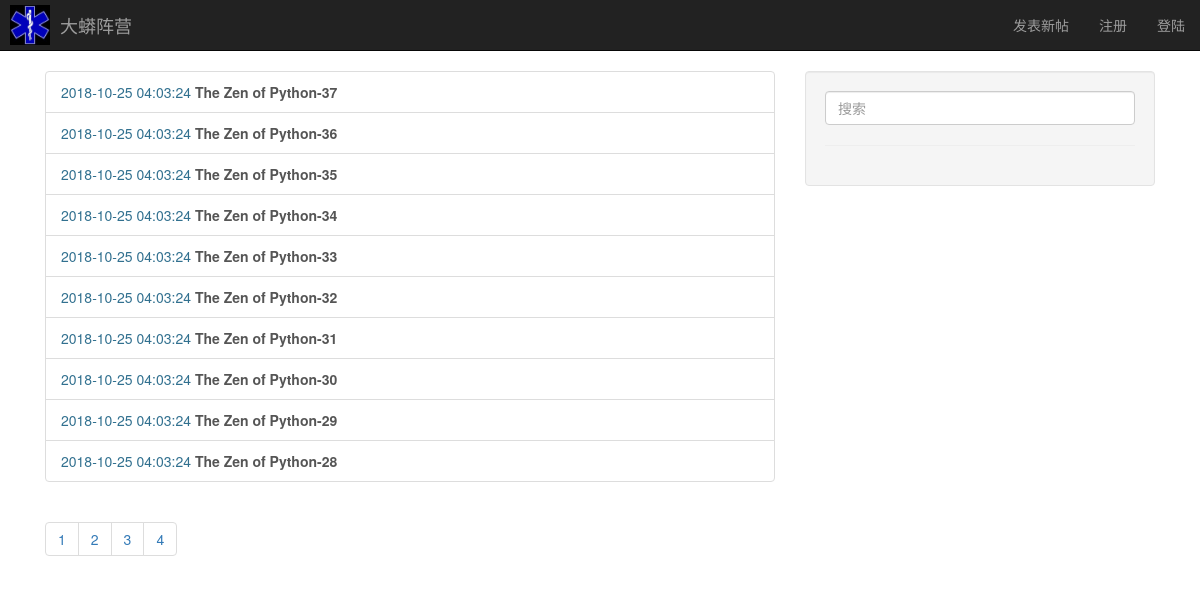
The page / on the database its author committed.
### bbs/models.py (models this page shows)
class Post(models.Model):
    title = models.CharField(max_length=64)
    created = models.DateTimeField(auto_now_add=True)
    content = models.TextField()

### bbs/views.py (the view)
# urls.py: url(r'^$', post_view.post_list),
def post_list(request):
    page = int(request.GET.get('page',1)) # 当前页码
    per_page = 10 # 每页显示的文章数
    start = (page - 1) * per_page # 开始的文章
    end = start + per_page
    posts = Post.objects.all().order_by('-id')[start:end]
    total = Post.objects.count() # 总文章数
    pages = ceil(total / per_page) # 总页数
    return render(request, 'post_list.html', {'posts': posts, 'pages': range(pages)})

### templates/post_list.html
{% extends "base.html" %}
{% block container %}
    <div class="list-group">
        {% for post in posts %}
        <a class="list-group-item" href="/post/read/?post_id={{post.id}}">
            <span class="text-info">{{post.created | date:"Y-m-d H:i:s"}}</span>
            <strong>{{post.title}}</strong>
        </a>
        {% endfor %}
    </div>
    <nav aria-label="Page navigation">
        <ul class="pagination">
            {% for n in pages %}
            <li><a href="/post/list/?page={{forloop.counter}}">{{forloop.counter}}</a></li>
            {% endfor %}
        </ul>
    </nav>
{% endblock %}

### templates/base.html (shortened to what this page needs)
<!DOCTYPE html>
<html lang="zh-CN">
<head>
    <link rel="stylesheet" href="https://cdn.bootcss.com/bootstrap/3.3.7/css/bootstrap.min.css">
</head>
<body>
    <nav class="navbar navbar-inverse navbar-static-top">
        <div class="container-fluid">
            <div class="navbar-header">
                <a class="navbar-brand site-icon" href="/">
                    <img src="/static/img/snake.jpg" width="40px" height="40px">
                </a>
                <a class="navbar-brand" href="/">大蟒阵营</a>
            </div>
            <ul class="nav navbar-nav navbar-right">
                <li><a href="/post/create/">发表新帖</a></li>
                {% if "uid" in request.session %}
                    <li><a  href="/user/info/">Hello, {{request.session.nickname}}</a></li>
                    <li>
                        <a class="navbar-brand" href="/user/info/">
                            <img src="{{request.session.avatar}}" height="25px" width="25px">
                        </a>
                    </li>
                    <li><a href="/user/logout/">退出</a></li>
                {% else %}
                    <li><a href="/user/register/">注册</a></li>
                    <li><a href="/user/login/">登陆</a></li>
                {% endif %}
            </ul>
        </div>
    </nav>
    <div class="container">
        <div class="col-md-8">{% block container %}{% endblock %}</div>
        <div class="col-md-4">
            <div class="well">
                <form class="form-horizontal" action="/post/search/" method="POST">
                    <input type="text" class="form-control" placeholder="搜索" name="keyword">
                </form>
                <hr>
            </div>
        </div>
    </div>
</body>
</html>

### templates/base.html (style rules this page uses)
.site-icon { padding: 5px 10px 0 10px; }

### rows shown on the page
Post: created "2018-10-25 04:03:24", title "The Zen of Python-37"
Post: created "2018-10-25 04:03:24", title "The Zen of Python-36"
Post: created "2018-10-25 04:03:24", title "The Zen of Python-35"
Post: created "2018-10-25 04:03:24", title "The Zen of Python-34"
Post: created "2018-10-25 04:03:24", title "The Zen of Python-33"
Post: created "2018-10-25 04:03:24", title "The Zen of Python-32"
Post: created "2018-10-25 04:03:24", title "The Zen of Python-31"
Post: created "2018-10-25 04:03:24", title "The Zen of Python-30"
Post: created "2018-10-25 04:03:24", title "The Zen of Python-29"
Post: created "2018-10-25 04:03:24", title "The Zen of Python-28"
